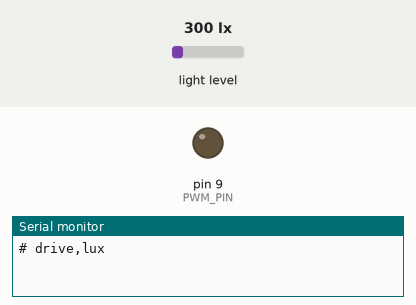
A sketch run on a simulated Arduino Uno, built with avr-gcc and run on an emulated ATmega328P. On the bench: output pins drawn as LEDs (lit = HIGH), the last lines printed to the serial monitor. Inputs (shaded band) come from the test bench; at power-on: light level 300 lx.

Above: at 0.1 s.
At 20.1 s:
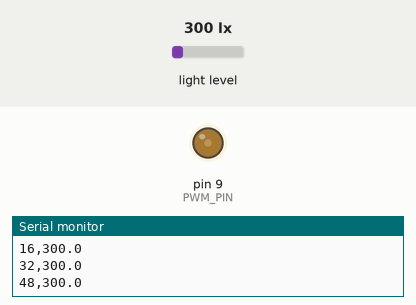
At 40.2 s:
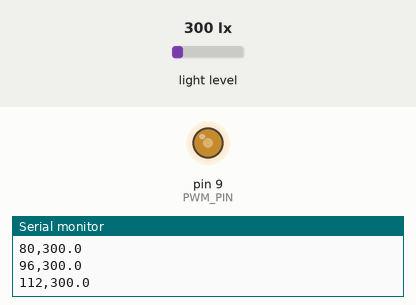
At 80.3 s:
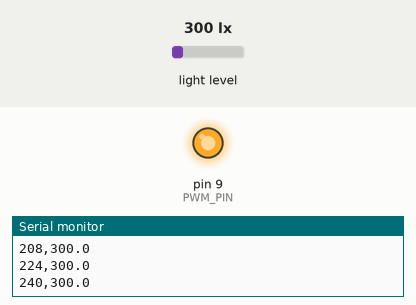
Timing chart, 0 to 81.8 s (numbered marks = the images above):
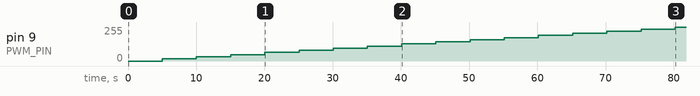

The sketch:

calibration_sweep.ino
```cpp
// 캘리브레이션 측정: PWM 구동값을 0~255로 단계적으로 바꾸며 BH1750 lux를 평균내어 "drive,lux" 로 출력한다.
// 결과를 tools/make_lut.py 에 넣으면 단계별 룩업테이블이 나온다.
//
// 측정 조건(매번 동일하게 유지): 광원과 센서 위치 고정, 필름은 센서와 광원 사이, 주변 조명 변화 없음.
// PWM_PIN 에는 개발 중에는 LED, 실제 측정 때는 0-10V 변환 모듈 입력을 연결한다 (대안 A 기준).
// 탭+릴레이 방식(대안 B)이면 analogWrite 부분을 릴레이 채널 전환으로 바꿔서 같은 방식으로 측정한다.
//
// 필요 라이브러리: "BH1750" by Christopher Laws
#include <Wire.h>
#include <BH1750.h>

const uint8_t PWM_PIN = 9;
const unsigned long SETTLE_MS = 3000;  // 구동값을 바꾼 뒤 필름이 안정될 때까지 기다리는 시간 (필름에 맞게 조정)
const int SAMPLES = 20;

BH1750 lightMeter;

void setup() {
  Serial.begin(115200);
  Wire.begin();
  pinMode(PWM_PIN, OUTPUT);
  if (!lightMeter.begin(BH1750::CONTINUOUS_HIGH_RES_MODE)) {
    Serial.println(F("# BH1750 init failed - check wiring"));
    while (true) {}
  }
  Serial.println(F("# drive,lux"));
  for (int i = 0; i <= 16; i++) {
    int drive = i * 16;
    if (drive > 255) drive = 255;
    analogWrite(PWM_PIN, drive);
    delay(SETTLE_MS);
    float sum = 0;
    int n = 0;
    for (int k = 0; k < SAMPLES; k++) {
      float l = lightMeter.readLightLevel();
      if (l >= 0) { sum += l; n++; }
      delay(100);
    }
    Serial.print(drive);
    Serial.print(',');
    Serial.println(n ? sum / n : -1.0f, 1);
  }
  Serial.println(F("# done"));
}

void loop() {}
```
